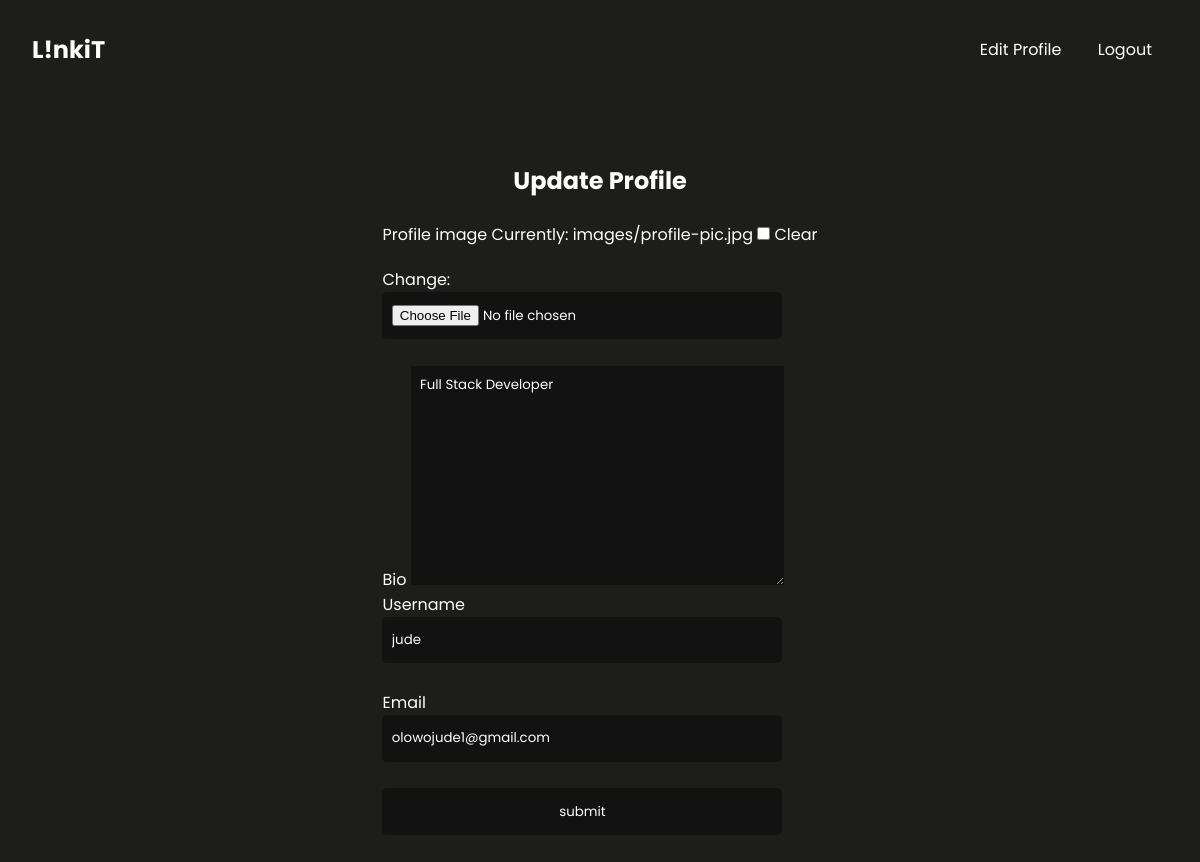
/update-profile/ (signed in), run on an earlier commit of the app's database.
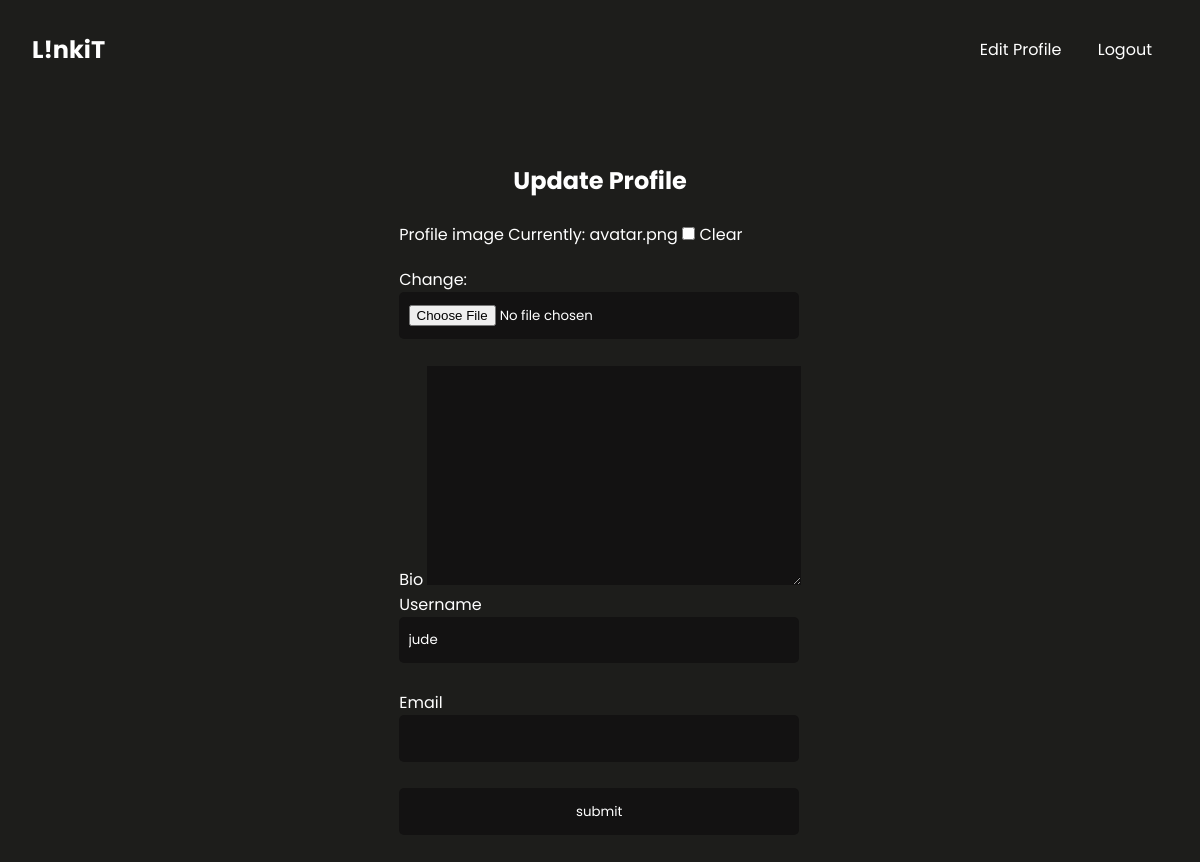
And on a later commit of the database.
### lta/models.py (models this page shows)
class User(AbstractUser):
    name = models.CharField(max_length=200, null=True)
    email = models.EmailField(unique=True, null=True)
    bio = models.TextField(null=True, blank=True)
    profile_image = models.ImageField(
        null=True, blank=True, default="avatar.png", upload_to='images/')
    USERNAME_FIELDS = "email"
    REQUIRED_FIELDS = []

### lta/views.py (the view)
# urls.py: path("update-profile/", views.updateProfile, name="updateprofile"),
@login_required(login_url="loginpage")
def updateProfile(request):
    user = request.user
    form = UserForm(instance=user)
    if request.method == "POST":
        form = UserForm(request.POST, request.FILES, instance=user)
        if form.is_valid:
            form.save()
            return redirect("admin")
    context = {"form": form}
    return render(request, "lta/updateprofile.html", context)

### lta/forms.py
class UserForm(ModelForm):
    class Meta:
        model = User
        fields = ["profile_image", "bio", "username", "email", ]

### lta/templates/lta/updateprofile.html (shortened to what this page needs)
{% extends 'lta/main.html' %}
{% load static %}
{% block content %}
<div class="updateuser-container">
    <h2>Update Profile </h2>
    <form method="POST" action="" enctype="multipart/form-data">
		{% for field in form %}
			<div class="update-user_form">
				<label>{{field.label}}</label>
				{{field}}
		{% endfor %}
		<input type="submit" value="submit" update-user-submit-btn" class="submit" value="Submit">
	</form>
</div>
{% endblock %}

What changed in the data, as far as the page shows it:
changed User "jude": bio "Full Stack Developer" → (not shown); email "olowojude1@gmail.com" → (not shown)
Also different on the page:
text no longer shown: "Currently: images/profile-pic.jpg Clear Change:"
text now shown: "Currently: avatar.png Clear Change:"
